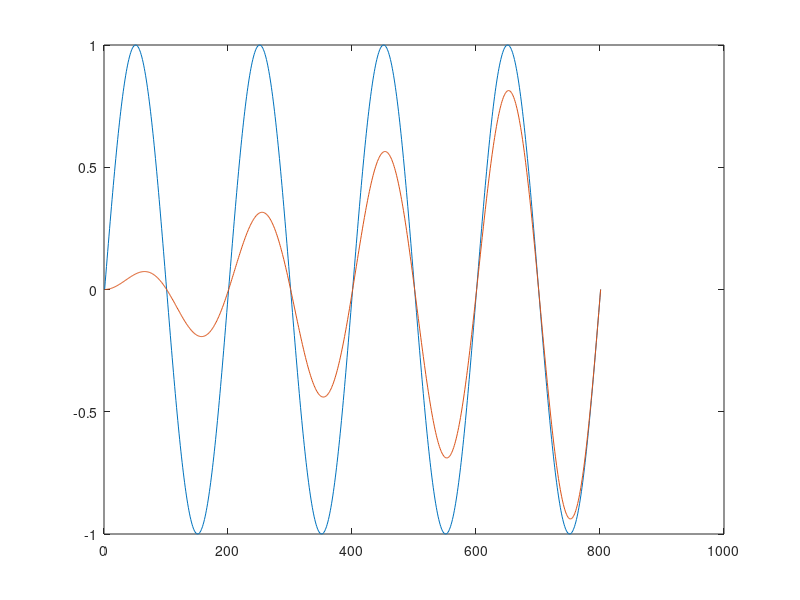
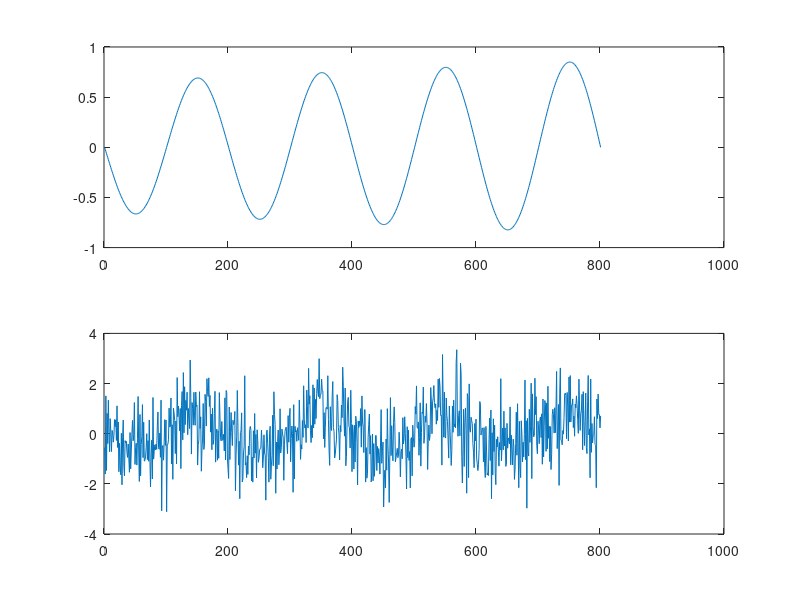
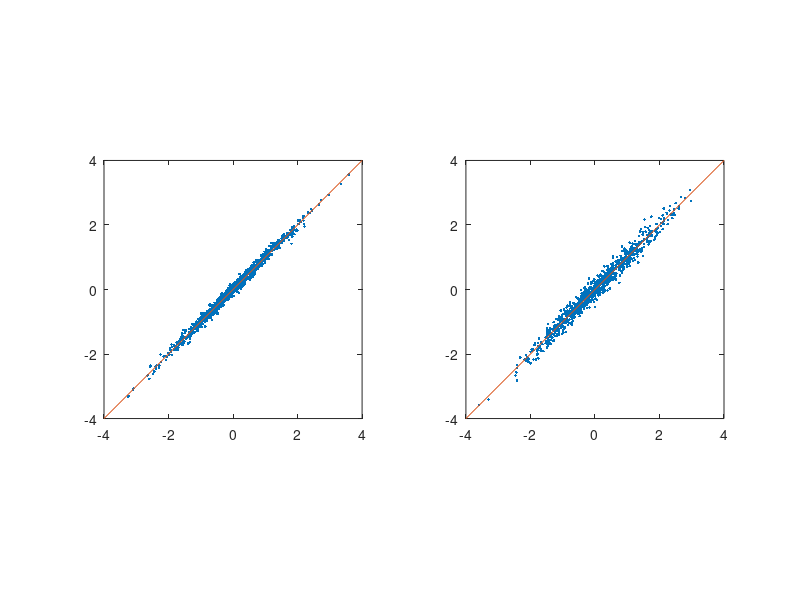
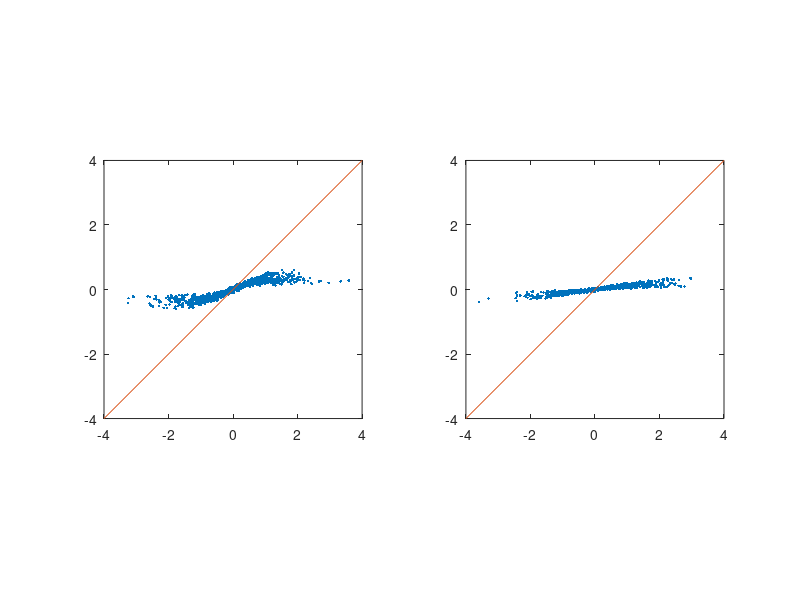

Source code (MATLAB) for these figures, in order:
motor = sin(0:pi/100:pi*8);
illusion = (1:length(motor))./length(motor);
visual = motor .* illusion;
data = [motor; visual]';

pd_true = nan(2,1000);
pd_fit = nan(2,1000);
pd_std = nan(2,1000);
th_true = nan(1000,1);
th_fit = nan(1000,1);

for sample=1:1000
    pd_true(:,sample) = randn(2,1);
    firing = data*pd_true(:,sample) + randn(size(data,1),1);
    pd_fit(:,sample) = regress(firing,data);
    pd_std(:,sample) = pd_fit(:,sample).*var(data)'./var(firing);

    th_true(sample) = cart2pol(pd_true(1),pd_true(2));
    th_fit(sample) = cart2pol(pd_fit(1),pd_fit(2));
end
figure(1);
plot(data);
figure(2);
subplot(2,1,1);
plot(data*pd_true(:,sample));
subplot(2,1,2);
plot(firing);
figure(3);
subplot(1,2,1)
plot(pd_true(1,:),pd_fit(1,:),'.');
line([-4 4],[-4 4]);
axis image;
subplot(1,2,2)
plot(pd_true(2,:),pd_fit(2,:),'.');
line([-4 4],[-4 4]);
axis image;
figure(4);
subplot(1,2,1)
plot(pd_true(1,:),pd_std(1,:),'.');
line([-4 4],[-4 4]);
axis image;
subplot(1,2,2)
plot(pd_true(2,:),pd_std(2,:),'.');
line([-4 4],[-4 4]);
axis image;
% figure(4);
% x = th_true;
% y = th_fit;
% y = x+wrapToPi(y-x);
% plot(x,y,'.')